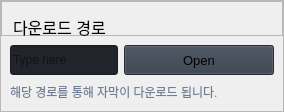
                        <widget class="QFrame" name="row_1">
                         <property name="sizePolicy">
                          <sizepolicy hsizetype="Preferred" vsizetype="Preferred">
                           <horstretch>0</horstretch>
                           <verstretch>0</verstretch>
                          </sizepolicy>
                         </property>
                         <property name="frameShape">
                          <enum>QFrame::StyledPanel</enum>
                         </property>
                         <property name="frameShadow">
                          <enum>QFrame::Raised</enum>
                         </property>
                         <layout class="QVBoxLayout" name="verticalLayout_16">
                          <property name="spacing">
                           <number>0</number>
                          </property>
                          <property name="leftMargin">
                           <number>0</number>
                          </property>
                          <property name="topMargin">
                           <number>0</number>
                          </property>
                          <property name="rightMargin">
                           <number>0</number>
                          </property>
                          <property name="bottomMargin">
                           <number>0</number>
                          </property>
                          <item>
                           <widget class="QFrame" name="frame_div_content_1">
                            <property name="minimumSize">
                             <size>
                              <width>0</width>
                              <height>110</height>
                             </size>
                            </property>
                            <property name="maximumSize">
                             <size>
                              <width>16777215</width>
                              <height>110</height>
                             </size>
                            </property>
                            <property name="frameShape">
                             <enum>QFrame::NoFrame</enum>
                            </property>
                            <property name="frameShadow">
                             <enum>QFrame::Raised</enum>
                            </property>
                            <layout class="QVBoxLayout" name="verticalLayout_17">
                             <property name="spacing">
                              <number>0</number>
                             </property>
                             <property name="leftMargin">
                              <number>0</number>
                             </property>
                             <property name="topMargin">
                              <number>0</number>
                             </property>
                             <property name="rightMargin">
                              <number>0</number>
                             </property>
                             <property name="bottomMargin">
                              <number>0</number>
                             </property>
                             <item>
                              <widget class="QFrame" name="frame_title_wid_1">
                               <property name="sizePolicy">
                                <sizepolicy hsizetype="Preferred" vsizetype="Preferred">
                                 <horstretch>0</horstretch>
                                 <verstretch>0</verstretch>
                                </sizepolicy>
                               </property>
                               <property name="maximumSize">
                                <size>
                                 <width>16777215</width>
                                 <height>35</height>
                                </size>
                               </property>
                               <property name="frameShape">
                                <enum>QFrame::StyledPanel</enum>
                               </property>
                               <property name="frameShadow">
                                <enum>QFrame::Raised</enum>
                               </property>
                               <layout class="QVBoxLayout" name="verticalLayout_18">
                                <property name="leftMargin">
                                 <number>11</number>
                                </property>
                                <property name="topMargin">
                                 <number>0</number>
                                </property>
                                <property name="rightMargin">
                                 <number>0</number>
                                </property>
                                <property name="bottomMargin">
                                 <number>0</number>
                                </property>
                                <item>
                                 <widget class="QLabel" name="labelBoxBlenderInstalation">
                                  <property name="sizePolicy">
                                   <sizepolicy hsizetype="Expanding" vsizetype="Expanding">
                                    <horstretch>0</horstretch>
                                    <verstretch>0</verstretch>
                                   </sizepolicy>
                                  </property>
                                  <property name="minimumSize">
                                   <size>
                                    <width>0</width>
                                    <height>50</height>
                                   </size>
                                  </property>
                                  <property name="font">
                                   <font>
                                    <family>Segoe UI</family>
                                    <pointsize>10</pointsize>
                                    <weight>50</weight>
                                    <italic>false</italic>
                                    <bold>false</bold>
                                   </font>
                                  </property>
                                  <property name="styleSheet">
                                   <string notr="true"/>
                                  </property>
                                  <property name="text">
                                   <string>&lt;html&gt;&lt;head/&gt;&lt;body&gt;&lt;p&gt;&lt;span style=&quot; font-size:12pt;&quot;&gt;다운로드 경로&lt;/span&gt;&lt;/p&gt;&lt;/body&gt;&lt;/html&gt;</string>
                                  </property>
                                 </widget>
                                </item>
                               </layout>
                              </widget>
                             </item>
                             <item>
                              <widget class="QFrame" name="frame_content_wid_1">
                               <property name="sizePolicy">
                                <sizepolicy hsizetype="Preferred" vsizetype="Preferred">
                                 <horstretch>0</horstretch>
                                 <verstretch>0</verstretch>
                                </sizepolicy>
                               </property>
                               <property name="frameShape">
                                <enum>QFrame::NoFrame</enum>
                               </property>
                               <property name="frameShadow">
                                <enum>QFrame::Raised</enum>
                               </property>
                               <layout class="QHBoxLayout" name="horizontalLayout_9">
                                <item>
                                 <layout class="QGridLayout" name="gridLayout">
                                  <property name="bottomMargin">
                                   <number>0</number>
                                  </property>
                                  <item row="0" column="0">
                                   <widget class="QLineEdit" name="yml_downloadPath">
                                    <property name="minimumSize">
                                     <size>
                                      <width>0</width>
                                      <height>30</height>
                                     </size>
                                    </property>
                                    <property name="styleSheet">
                                     <string notr="true">background-color: rgb(33, 37, 43);</string>
                                    </property>
                                    <property name="text">
                                     <string/>
                                    </property>
                                    <property name="placeholderText">
                                     <string>Type here</string>
                                    </property>
                                   </widget>
                                  </item>
                                  <item row="0" column="1">
                                   <widget class="QPushButton" name="ym_openfileButton">
                                    <property name="minimumSize">
                                     <size>
                                      <width>150</width>
                                      <height>30</height>
                                     </size>
                                    </property>
                                    <property name="font">
                                     <font>
                                      <family>Segoe UI</family>
                                      <pointsize>10</pointsize>
                                      <weight>50</weight>
                                      <italic>false</italic>
                                      <bold>false</bold>
                                     </font>
                                    </property>
                                    <property name="cursor">
                                     <cursorShape>PointingHandCursor</cursorShape>
                                    </property>
                                    <property name="styleSheet">
                                     <string notr="true">background-color: rgb(52, 59, 72);</string>
                                    </property>
                                    <property name="text">
                                     <string>Open</string>
                                    </property>
                                    <property name="icon">
                                     <iconset resource="resources.qrc">
                                      <normaloff>:/icons/images/icons/cil-folder-open.png</normaloff>:/icons/images/icons/cil-folder-open.png</iconset>
                                    </property>
                                   </widget>
                                  </item>
                                  <item row="1" column="0" colspan="2">
                                   <widget class="QLabel" name="labelVersion_3">
                                    <property name="styleSheet">
                                     <string notr="true">color: rgb(113, 126, 149);</string>
                                    </property>
                                    <property name="lineWidth">
                                     <number>1</number>
                                    </property>
                                    <property name="text">
                                     <string>해당 경로를 통해 자막이 다운로드 됩니다.</string>
                                    </property>
                                    <property name="alignment">
                                     <set>Qt::AlignLeading|Qt::AlignLeft|Qt::AlignVCenter</set>
                                    </property>
                                   </widget>
                                  </item>
                                 </layout>
                                </item>
                               </layout>
                              </widget>
                             </item>
                            </layout>
                           </widget>
                          </item>
                         </layout>
                        </widget>
